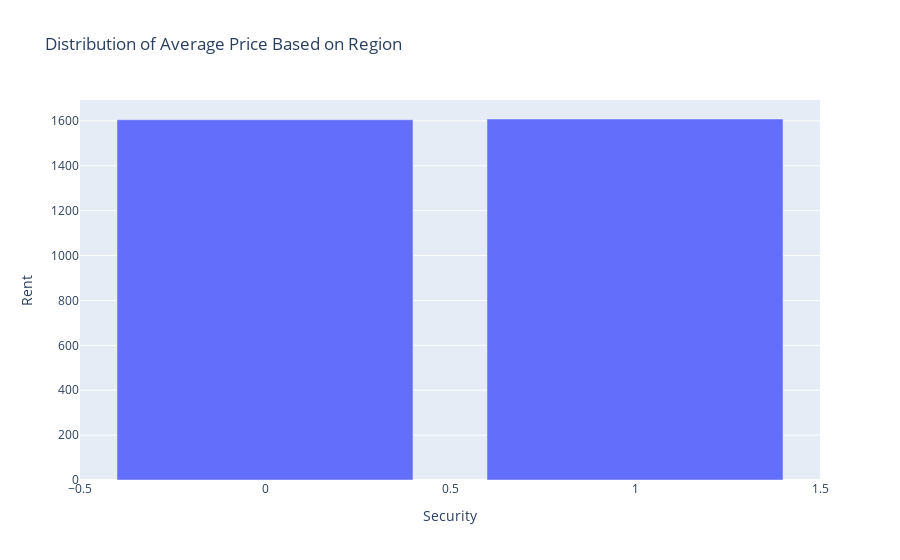

Here is the notebook cell this chart was saved with:
### Markdown cell above
## Average Monthly Price with Security

### Code cell
AverageWithSecurity = df_new.groupby('Security')['monthly_rent(RM)'].mean().reset_index()

fig = px.bar(
    AverageWithSecurity, 
    y='monthly_rent(RM)',  
    x='Security', 
    title='Distribution of Average Price Based on Region', 
    labels={'monthly_rent(RM)': 'Rent', 'Security': 'Security'}
)

fig.show()

### Figure 1 — Plotly figure (JSON) as saved in the notebook; plotly's stock layout.template omitted (floating-point values rounded to 4 significant figures)
{"data": [{"alignmentgroup": "True", "hovertemplate": "Security=%{x}<br>Rent=%{y}<extra></extra>", "legendgroup": "", "marker": {"color": "#636efa", "pattern": {"shape": ""}}, "name": "", "offsetgroup": "", "orientation": "v", "showlegend": false, "textposition": "auto", "type": "bar", "x": [0, 1], "xaxis": "x", "y": [1605.0, 1608.0], "yaxis": "y"}], "layout": {"autosize": true, "barmode": "relative", "legend": {"tracegroupgap": 0}, "title": {"text": "Distribution of Average Price Based on Region"}, "xaxis": {"anchor": "y", "autorange": true, "domain": [0, 1], "range": [-0.5, 1.5], "title": {"text": "Security"}, "type": "linear"}, "yaxis": {"anchor": "x", "autorange": true, "domain": [0, 1], "range": [0, 1693.0], "title": {"text": "Rent"}, "type": "linear"}}}
